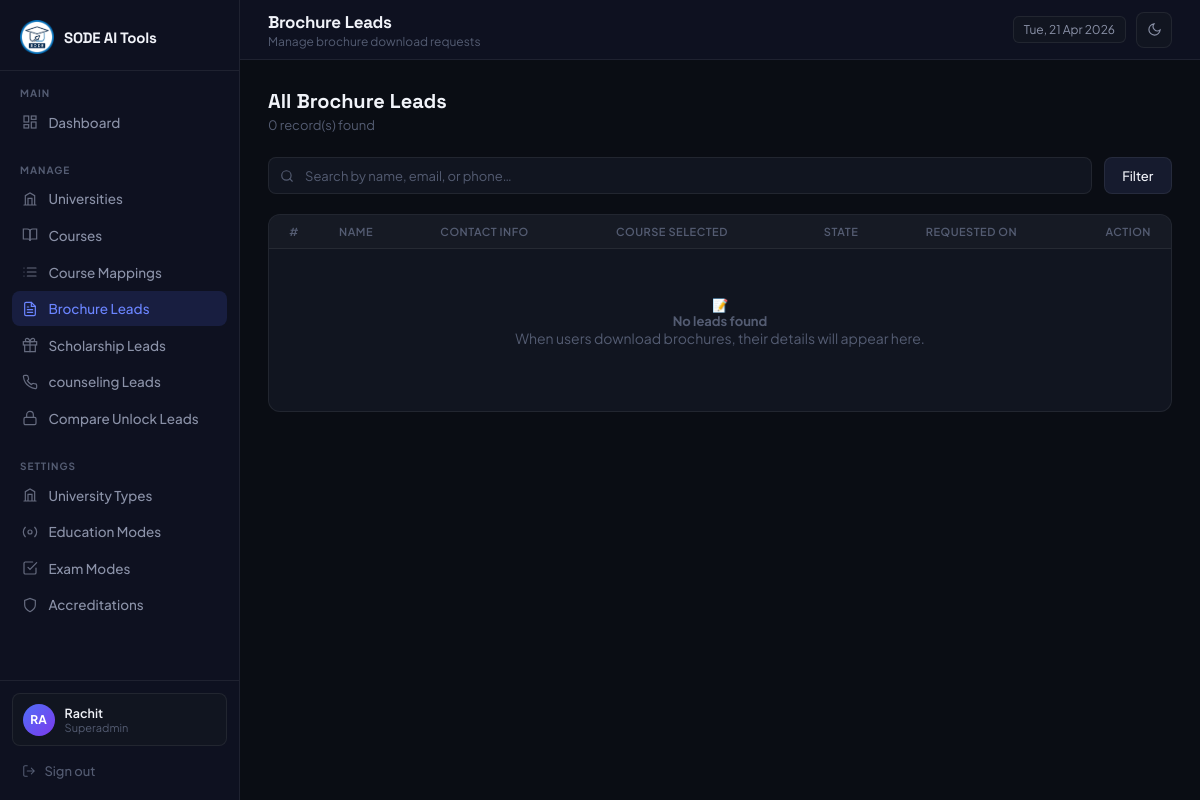
Before: /admin/leads.php (signed in) with the older database file.
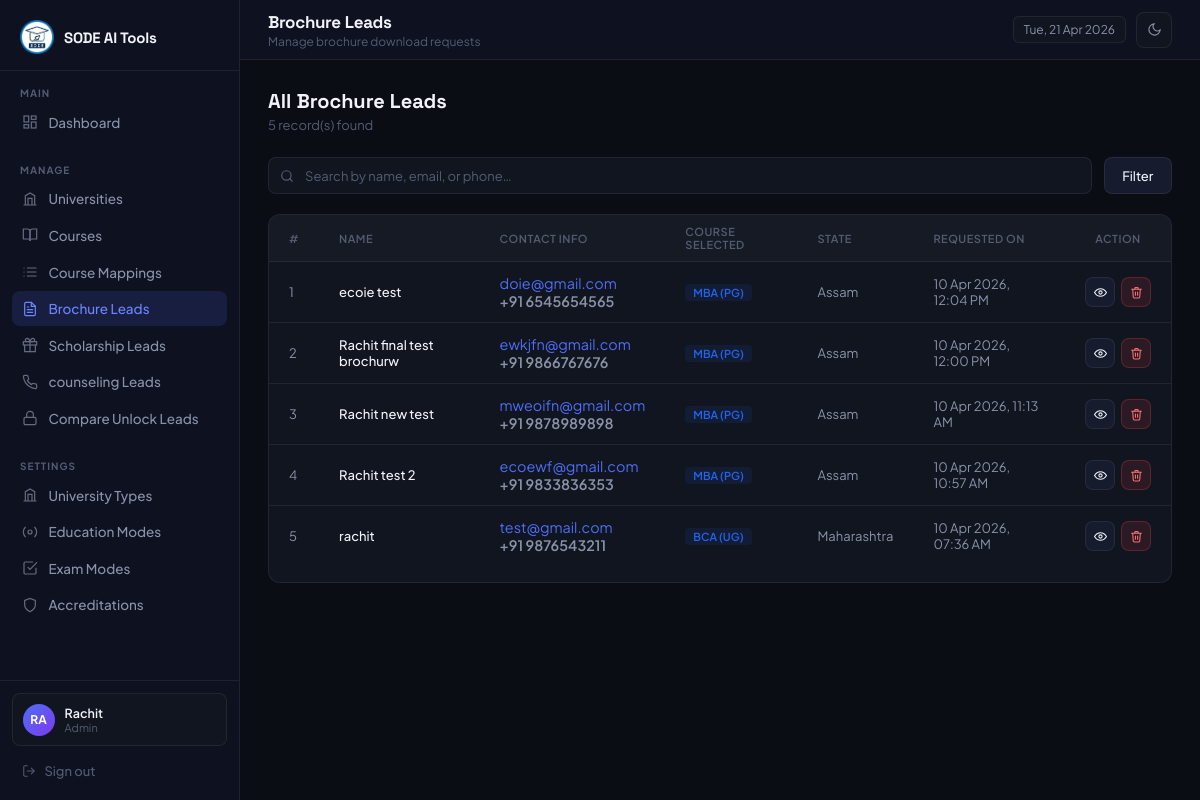
After: the same page with the newer database file.
### tables this page shows
CREATE TABLE `brochure_leads` (
  `id` int(11) NOT NULL,
  `name` varchar(150) NOT NULL,
  `email` varchar(150) NOT NULL,
  `country_code` varchar(10) NOT NULL DEFAULT '+91',
  `phone` varchar(50) NOT NULL,
  `course` varchar(150) NOT NULL,
  `state` varchar(100) NOT NULL,
  `page_url` varchar(255) DEFAULT NULL,
  `user_ip` varchar(45) DEFAULT NULL,
  `created_at` timestamp NOT NULL DEFAULT current_timestamp()
);

### includes/helpers.php (called while the page is built, shortened)
<?php
function e(mixed $val): string {
    return htmlspecialchars((string)$val, ENT_QUOTES, 'UTF-8');
}

### admin/leads.php (the view, shortened to what the changed rows need)
<?php
require_once '../includes/db.php';
require_once '../includes/helpers.php';
$where = ["1 = 1"];
$params = [];
$sql = "SELECT id, name, email, country_code, phone, course, state, page_url, user_ip, created_at
        FROM brochure_leads
        WHERE " . implode(' AND ', $where) . "
        ORDER BY created_at DESC";
try {
    $stmt = $pdo->prepare($sql);
    $stmt->execute($params);
    $leads = $stmt->fetchAll(PDO::FETCH_ASSOC);
} catch (PDOException $e) {
    $leads = [];
    if($e->getCode() == '42S02') {
        $table_missing = true;
    }
}
?>
<!DOCTYPE html>
<html lang="en">
<head>
</head>
<body>
  <?php require_once __DIR__ . '/includes/sidebar.php'; ?>
  <main class="main">
    <?php require_once __DIR__ . '/includes/topbar.php'; ?>
    <div class="content">
      <div class="page-header">
        <div>
          <h3>All Brochure Leads</h3>
          <p><?= count($leads) ?> record(s) found</p>
        </div>
      </div>
      <div class="panel">
        <div class="table-responsive">
          <table>
          <thead>
            <tr>
              <th style="width:50px;">#</th>
              <th>Name</th>
              <th>Contact Info</th>
              <th>Course Selected</th>
              <th>State</th>
              <th>Requested On</th>
              <th style="width:80px; text-align:center;">Action</th>
            </tr>
          </thead>
          <tbody>
            <?php if ($leads): ?>
              <?php foreach ($leads as $i => $l): ?>
                <tr>
                  <td data-label="#"> <?= $i + 1 ?> </td>
                  <td data-label="Name">
                      <div class="cell-name"><?= e($l['name']) ?></div>
                  </td>
                  <td data-label="Contact">
                      <div style="font-size:0.9rem;">
                          <div style="color:var(--accent);"><?= e($l['email']) ?></div>
                          <div style="color:var(--text-m); font-weight:600;"><?= e($l['country_code']) ?> <?= e($l['phone']) ?></div>
                      </div>
                  </td>
                  <td data-label="Course">
                      <span class="badge" style="background:rgba(37,99,235,0.1); color:#2563eb;">
                          <?= e($l['course']) ?>
                      </span>
                  </td>
                  <td data-label="State"><?= e($l['state']) ?></td>
                  <td data-label="Requested On"><?= date('d M Y, h:i A', strtotime($l['created_at'])) ?></td>
                  <td data-label="Action">
                    <div class="action-col" style="justify-content:center;">
                      <a href="lead_view.php?id=<?= $l['id'] ?>" class="btn btn-secondary btn-sm btn-icon" title="View Details">
                        <svg width="13" height="13" viewBox="0 0 24 24" fill="none" stroke="currentColor" stroke-width="2" stroke-linecap="round"><path d="M1 12s4-7 11-7 11 7 11 7-4 7-11 7S1 12 1 12z" /><circle cx="12" cy="12" r="3" /></svg>
                      </a>
                      <form method="POST" style="display:inline;">
                        <button type="submit" class="btn btn-danger btn-sm btn-icon" title="Delete Lead" data-confirm="Delete lead from '<?= e($l['name']) ?>'? This cannot be undone.">
                          <svg width="13" height="13" viewBox="0 0 24 24" fill="none" stroke="currentColor" stroke-width="2" stroke-linecap="round"><polyline points="3 6 5 6 21 6" /><path d="M19 6l-1 14a2 2 0 0 1-2 2H8a2 2 0 0 1-2-2L5 6" /><path d="M10 11v6M14 11v6" /><path d="M9 6V4a1 1 0 0 1 1-1h4a1 1 0 0 1 1 1v2" /></svg>
                        </button>
                      </form>
                    </div>
                  </td>
                </tr>
              <?php endforeach; ?>
            <?php else: ?>
              <tr>
                <td colspan="7" class="empty-state">
                  <div class="empty-icon">📝</div>
                  <h4>No leads found</h4>
                  <p>When users download brochures, their details will appear here.</p>
                </td>
              </tr>
            <?php endif; ?>
          </tbody>
          </table>
        </div>
      </div>
    </div>
  </main>
</body>
</html>

### admin/includes/sidebar.php (shortened to what the changed rows need)
<aside class="sidebar" id="sidebar">
  <div class="sidebar-footer">
    <div class="user-info">
      <div class="user-meta">
        <span class="uname"><?= htmlspecialchars($_SESSION['admin_name']) ?></span>
        <span class="urole"><?= htmlspecialchars($_SESSION['admin_role']) ?></span>
      </div>
    </div>
  </div>
</aside>

Changed rows visible on the page:
added brochure_leads: name "ecoie test", email "doie@gmail.com", country_code "+91", phone "6545654565", course "MBA (PG)", state "Assam", created_at "10 Apr 2026, 12:04 PM"
added brochure_leads: name "Rachit final test brochurw", email "ewkjfn@gmail.com", country_code "+91", phone "9866767676", course "MBA (PG)", state "Assam", created_at "10 Apr 2026, 12:00 PM"
added brochure_leads: name "Rachit new test", email "mweoifn@gmail.com", country_code "+91", phone "9878989898", course "MBA (PG)", state "Assam", created_at "10 Apr 2026, 11:13 AM"
added brochure_leads: name "Rachit test 2", email "ecoewf@gmail.com", country_code "+91", phone "9833836353", course "MBA (PG)", state "Assam", created_at "10 Apr 2026, 10:57 AM"
added brochure_leads: name "rachit", email "test@gmail.com", country_code "+91", phone "9876543211", course "BCA (UG)", state "Maharashtra", created_at "10 Apr 2026, 07:36 AM"
Other visible differences:
$_SESSION['admin_role']: "Superadmin" → "Admin"
count($leads): "0" → "5"
text no longer shown: "📝 No leads found When users download brochures, their details will appear here."
